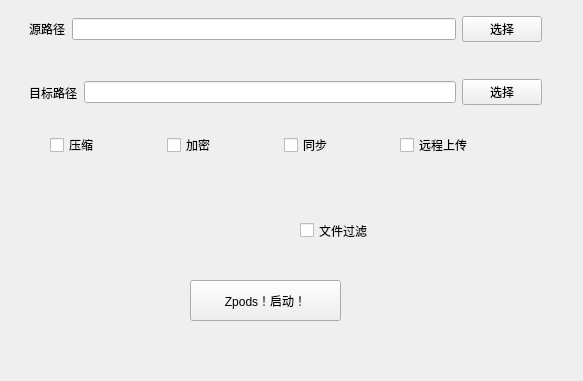
<?xml version="1.0" encoding="UTF-8"?>
<ui version="4.0">
 <class>MainWindow</class>
 <widget class="QMainWindow" name="MainWindow">
  <property name="geometry">
   <rect>
    <x>0</x>
    <y>0</y>
    <width>583</width>
    <height>381</height>
   </rect>
  </property>
  <property name="windowTitle">
   <string>MainWindow</string>
  </property>
  <widget class="QWidget" name="centralwidget">
   <widget class="QWidget" name="widget_3" native="true">
    <property name="geometry">
     <rect>
      <x>20</x>
      <y>0</y>
      <width>531</width>
      <height>121</height>
     </rect>
    </property>
    <layout class="QVBoxLayout" name="verticalLayout">
     <item>
      <widget class="QWidget" name="widget" native="true">
       <layout class="QHBoxLayout" name="horizontalLayout">
        <item>
         <widget class="QLabel" name="srcLabel">
          <property name="text">
           <string>源路径</string>
          </property>
         </widget>
        </item>
        <item>
         <widget class="QLineEdit" name="srcPath"/>
        </item>
        <item>
         <widget class="QPushButton" name="srcBtn">
          <property name="text">
           <string>选择</string>
          </property>
         </widget>
        </item>
       </layout>
      </widget>
     </item>
     <item>
      <widget class="QWidget" name="widget_2" native="true">
       <layout class="QHBoxLayout" name="horizontalLayout_2">
        <item>
         <widget class="QLabel" name="targetLabel">
          <property name="text">
           <string>目标路径</string>
          </property>
         </widget>
        </item>
        <item>
         <widget class="QLineEdit" name="targetPath"/>
        </item>
        <item>
         <widget class="QPushButton" name="targetBtn">
          <property name="text">
           <string>选择</string>
          </property>
         </widget>
        </item>
       </layout>
      </widget>
     </item>
    </layout>
   </widget>
   <widget class="QWidget" name="widget_4" native="true">
    <property name="geometry">
     <rect>
      <x>50</x>
      <y>130</y>
      <width>461</width>
      <height>31</height>
     </rect>
    </property>
    <layout class="QHBoxLayout" name="horizontalLayout_3">
     <item>
      <widget class="QCheckBox" name="cmpsChkBox">
       <property name="text">
        <string>压缩</string>
       </property>
      </widget>
     </item>
     <item>
      <widget class="QCheckBox" name="encryptChkBox">
       <property name="text">
        <string>加密</string>
       </property>
      </widget>
     </item>
     <item>
      <widget class="QCheckBox" name="synChkBox">
       <property name="text">
        <string>同步</string>
       </property>
      </widget>
     </item>
     <item>
      <widget class="QCheckBox" name="remoteChkBox">
       <property name="text">
        <string>远程上传</string>
       </property>
      </widget>
     </item>
    </layout>
   </widget>
   <widget class="PeriodicWidget" name="periodicWidget" native="true">
    <property name="geometry">
     <rect>
      <x>50</x>
      <y>210</y>
      <width>211</width>
      <height>41</height>
     </rect>
    </property>
    <layout class="QHBoxLayout" name="horizontalLayout_4"/>
   </widget>
   <widget class="QCheckBox" name="filterChkBox">
    <property name="geometry">
     <rect>
      <x>300</x>
      <y>220</y>
      <width>85</width>
      <height>21</height>
     </rect>
    </property>
    <property name="text">
     <string>文件过滤</string>
    </property>
   </widget>
   <widget class="QPushButton" name="startBtn">
    <property name="geometry">
     <rect>
      <x>190</x>
      <y>280</y>
      <width>151</width>
      <height>41</height>
     </rect>
    </property>
    <property name="text">
     <string>Zpods！启动！</string>
    </property>
   </widget>
  </widget>
 </widget>
 <customwidgets>
  <customwidget>
   <class>PeriodicWidget</class>
   <extends>QWidget</extends>
   <header>periodicwidget.h</header>
   <container>1</container>
  </customwidget>
 </customwidgets>
 <resources/>
 <connections/>
</ui>
